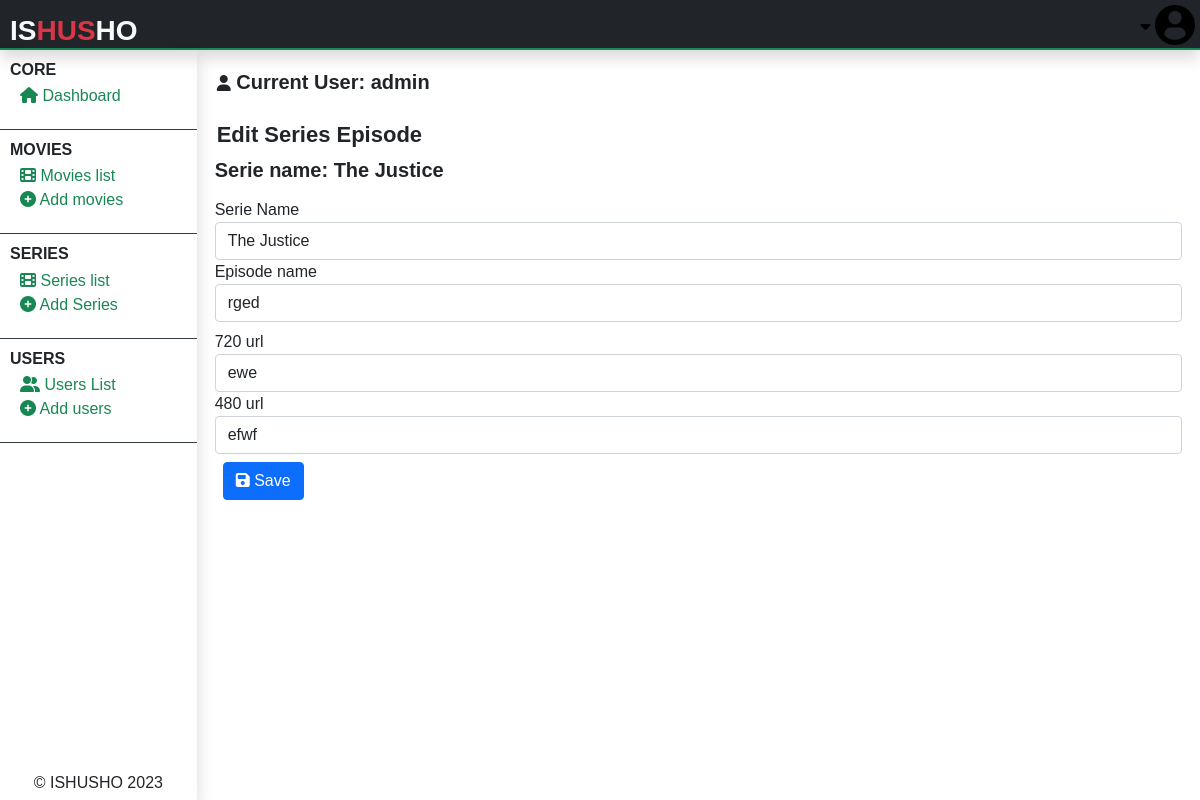
/admin/admin-serie-edit-episodes.php?edit&v=3 (signed in), run on an earlier commit of the app's database.
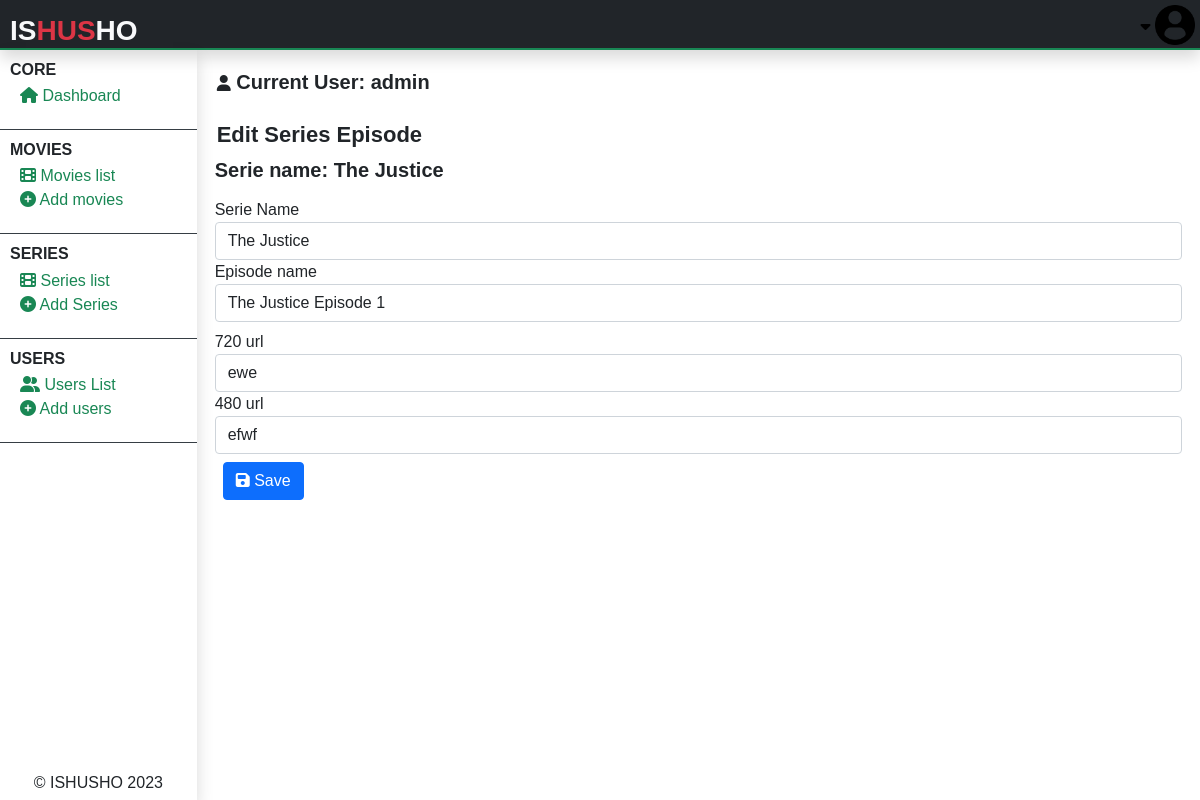
And on a later commit of the database.
### tables this page shows
CREATE TABLE `series_episodes` (
  `id` int(11) NOT NULL,
  `serie` varchar(255) NOT NULL,
  `episode_name` text NOT NULL,
  `episode_720` text NOT NULL,
  `episode_480` text NOT NULL,
  `addition_date` varchar(255) NOT NULL,
  `added_by` int(11) NOT NULL
);

### admin/admin-serie-edit-episodes.php (the view, shortened to what the changed rows need)
<?php
include("../php/global/server.php");
?>
<!DOCTYPE html>
<html lang="en">
<head>
    <?php
    include('../php/global/cdns.php');
    ?>
    <link rel="stylesheet" href="../styles/admin-main.css">
</head>
<body>
    <div class="main-container">
        <section class="center-section">
            <div class="right-contents">
                <?php
                include("./php/acting-user.php");
                ?>
                <div class="all-interchange">
                    <h1>
                        Edit Series Episode
                    </h1>
                    <?php
                    if (!isset($_GET['edit'])) {
                    ?>
                        <p class="alert alert-danger">
                            No thing sent to the server.
                        </p>
                        <?php
                    } else {
                        if (!isset($_GET['v'])) {
                        ?>
                            <p class="alert alert-danger">
                                No video sent to the server Or invalid video request.
                            </p>
                            <?php
                        } else {
                            $epToEdit = $_GET['v'];
                            $checkEpExists = mysqli_query($server, "SELECT * from
                                series_episodes WHERE id = '$epToEdit'
                            ");
                            if (mysqli_num_rows($checkEpExists) != 1) {
                            ?>
                                <p class="alert alert-danger">
                                    Movie episode to edit is not found.
                                </p>
                            <?php
                            } else {
                                $dataEpexists = mysqli_fetch_array($checkEpExists);
                            ?>
                                <div class="m-2">
                                    <h3 class="fs-5 fw-bold">
                                        Serie name:
                                        <?php
                                        $EpSerieId = $dataEpexists['serie'];
                                        $getSerieNames = mysqli_query($server, "SELECT * from
                                            series WHERE serie_id = '$EpSerieId'
                                            ");
                                        $dataSerieNames = mysqli_fetch_array($getSerieNames);
                                        echo $dataSerieNames['serie_name'];
                                        ?>
                                    </h3>
                                    <form action="" method="post">
                                        <div class="row">
                                            <div class="form-group mt-2">
                                                <label for="">
                                                    Serie Name
                                                </label>
                                                <select name="serie_id" id="" class="form-control">
                                                    <option value="<?php echo $dataSerieNames['serie_id']; ?>">
                                                        <?php
                                                        echo $dataSerieNames['serie_name'];
                                                        ?>
                                                    </option>
                                                </select>
                                            </div>
                                            <div class="form-group">
                                                <label for="">
                                                    Episode name
                                                </label>
                                                <input type="text" name="sode_name" placeholder="Type..." class="form-control" value="<?php echo $dataEpexists['episode_name']; ?>">
                                            </div>
                                        </div>
                                        <div class="row">
                                            <div class="form-group mt-2">
                                                <label for="">
                                                    720 url
                                                </label>
                                                <input type="text" name="720_url" placeholder="Type..." class="form-control" value="<?php echo $dataEpexists['episode_720'] ?>">
                                            </div>
                                            <div class="form-group">
                                                <label for="">
                                                    480 url
                                                </label>
                                                <input type="text" name="480_url" placeholder="Type..." class="form-control" value="<?php echo $dataEpexists['episode_480'] ?>">
                                            </div>
                                        </div>
                                        <div class="form-group m-2">
                                            <button name="saveSerieSode" type="submit" class="btn btn-primary">
                                                <i class="fa fa-save"></i>
                                                Save
                                            </button>
                                        </div>
                                    </form>
                                </div>
                            <?php
                            }
                            ?>
                    <?php
                        }
                    }
                    ?>
                </div>
            </div>
        </section>
    </div>
</body>
</html>

What changed in the data, as far as the page shows it:
changed series_episodes "ewe": sode_name "rged" → "The Justice Episode 1"
